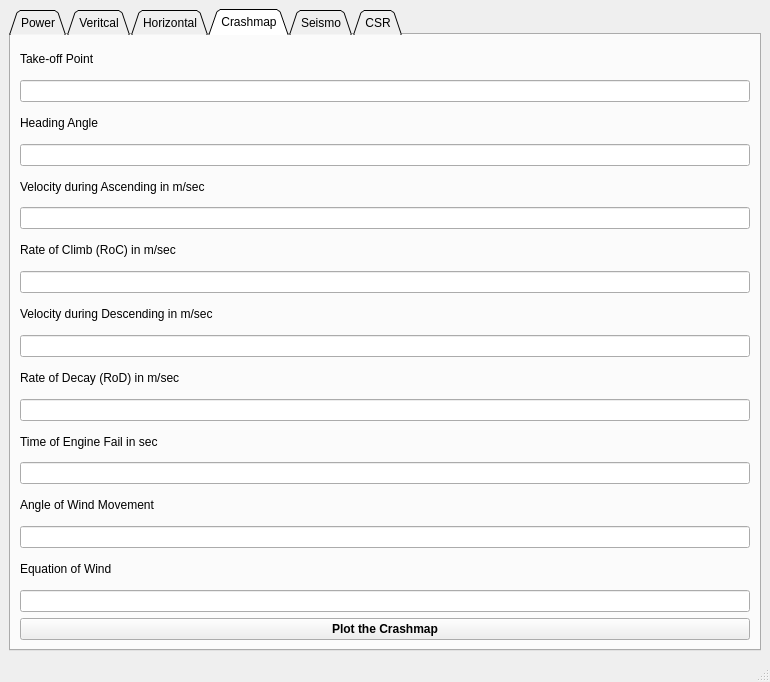
<?xml version="1.0" encoding="UTF-8"?>
<ui version="4.0">
 <class>MainWindow</class>
 <widget class="QMainWindow" name="MainWindow">
  <property name="geometry">
   <rect>
    <x>0</x>
    <y>0</y>
    <width>770</width>
    <height>682</height>
   </rect>
  </property>
  <property name="sizePolicy">
   <sizepolicy hsizetype="Maximum" vsizetype="Preferred">
    <horstretch>0</horstretch>
    <verstretch>0</verstretch>
   </sizepolicy>
  </property>
  <property name="windowTitle">
   <string>PyROV</string>
  </property>
  <widget class="QWidget" name="centralwidget">
   <layout class="QVBoxLayout" name="verticalLayout_6">
    <item>
     <layout class="QVBoxLayout" name="verticalLayout_7">
      <item>
       <widget class="QTabWidget" name="tabWidget">
        <property name="tabShape">
         <enum>QTabWidget::Triangular</enum>
        </property>
        <property name="currentIndex">
         <number>3</number>
        </property>
        <property name="iconSize">
         <size>
          <width>20</width>
          <height>20</height>
         </size>
        </property>
        <widget class="QWidget" name="tab_1">
         <attribute name="title">
          <string>Power</string>
         </attribute>
         <layout class="QVBoxLayout" name="verticalLayout">
          <item>
           <widget class="QLabel" name="label">
            <property name="text">
             <string>No. of Turbines</string>
            </property>
           </widget>
          </item>
          <item>
           <widget class="QLineEdit" name="lineEdit_1"/>
          </item>
          <item>
           <widget class="QLabel" name="label_2">
            <property name="text">
             <string>Density of the Water in kg/m^3</string>
            </property>
           </widget>
          </item>
          <item>
           <widget class="QLineEdit" name="lineEdit_2"/>
          </item>
          <item>
           <widget class="QLabel" name="label_3">
            <property name="text">
             <string>Radius of a Turbine in Metres</string>
            </property>
           </widget>
          </item>
          <item>
           <widget class="QLineEdit" name="lineEdit_3"/>
          </item>
          <item>
           <widget class="QLabel" name="label_4">
            <property name="text">
             <string>Tide Strength in Knots</string>
            </property>
           </widget>
          </item>
          <item>
           <widget class="QLineEdit" name="lineEdit_4"/>
          </item>
          <item>
           <widget class="QLabel" name="label_5">
            <property name="text">
             <string>Efficiency of the Turbines in %</string>
            </property>
           </widget>
          </item>
          <item>
           <widget class="QLineEdit" name="lineEdit_5"/>
          </item>
          <item>
           <widget class="QPushButton" name="pushButton_1">
            <property name="sizePolicy">
             <sizepolicy hsizetype="Minimum" vsizetype="Ignored">
              <horstretch>0</horstretch>
              <verstretch>0</verstretch>
             </sizepolicy>
            </property>
            <property name="font">
             <font>
              <weight>75</weight>
              <bold>true</bold>
             </font>
            </property>
            <property name="text">
             <string>Calculate</string>
            </property>
           </widget>
          </item>
          <item>
           <widget class="QLabel" name="label_6">
            <property name="sizePolicy">
             <sizepolicy hsizetype="Minimum" vsizetype="Minimum">
              <horstretch>0</horstretch>
              <verstretch>0</verstretch>
             </sizepolicy>
            </property>
            <property name="font">
             <font>
              <weight>75</weight>
              <bold>true</bold>
             </font>
            </property>
            <property name="frameShape">
             <enum>QFrame::WinPanel</enum>
            </property>
            <property name="frameShadow">
             <enum>QFrame::Plain</enum>
            </property>
            <property name="text">
             <string>Power = MW</string>
            </property>
            <property name="alignment">
             <set>Qt::AlignCenter</set>
            </property>
           </widget>
          </item>
         </layout>
        </widget>
        <widget class="QWidget" name="tab_3">
         <attribute name="title">
          <string>Veritcal</string>
         </attribute>
         <layout class="QVBoxLayout" name="verticalLayout_3">
          <item>
           <layout class="QVBoxLayout" name="verticalLayout_2">
            <item>
             <widget class="QLabel" name="label_8">
              <property name="text">
               <string>Density of the Water in kg/m^3</string>
              </property>
             </widget>
            </item>
            <item>
             <widget class="QLineEdit" name="lineEdit_6"/>
            </item>
            <item>
             <widget class="QLabel" name="label_9">
              <property name="text">
               <string>Pressure at the Bottom point in Pascal</string>
              </property>
             </widget>
            </item>
            <item>
             <widget class="QLineEdit" name="lineEdit_7"/>
            </item>
            <item>
             <widget class="QLabel" name="label_10">
              <property name="text">
               <string>Pressure at the Top point in Pascal</string>
              </property>
             </widget>
            </item>
            <item>
             <widget class="QLineEdit" name="lineEdit_8"/>
            </item>
            <item>
             <widget class="QPushButton" name="pushButton_2">
              <property name="sizePolicy">
               <sizepolicy hsizetype="Minimum" vsizetype="Minimum">
                <horstretch>0</horstretch>
                <verstretch>0</verstretch>
               </sizepolicy>
              </property>
              <property name="font">
               <font>
                <weight>75</weight>
                <bold>true</bold>
               </font>
              </property>
              <property name="text">
               <string>Calculate</string>
              </property>
             </widget>
            </item>
            <item>
             <widget class="QLabel" name="label_7">
              <property name="font">
               <font>
                <pointsize>8</pointsize>
                <weight>75</weight>
                <bold>true</bold>
               </font>
              </property>
              <property name="frameShape">
               <enum>QFrame::WinPanel</enum>
              </property>
              <property name="text">
               <string>Vertical Distance = Metres</string>
              </property>
              <property name="alignment">
               <set>Qt::AlignCenter</set>
              </property>
             </widget>
            </item>
           </layout>
          </item>
         </layout>
        </widget>
        <widget class="QWidget" name="tab_4">
         <attribute name="title">
          <string>Horizontal</string>
         </attribute>
         <layout class="QVBoxLayout" name="verticalLayout_4">
          <item>
           <widget class="QLabel" name="label_11">
            <property name="sizePolicy">
             <sizepolicy hsizetype="Preferred" vsizetype="Ignored">
              <horstretch>0</horstretch>
              <verstretch>0</verstretch>
             </sizepolicy>
            </property>
            <property name="font">
             <font>
              <weight>75</weight>
              <bold>true</bold>
             </font>
            </property>
            <property name="text">
             <string>Known Object Width</string>
            </property>
            <property name="alignment">
             <set>Qt::AlignCenter</set>
            </property>
           </widget>
          </item>
          <item>
           <widget class="QLineEdit" name="lineEdit_9">
            <property name="sizePolicy">
             <sizepolicy hsizetype="Minimum" vsizetype="Minimum">
              <horstretch>0</horstretch>
              <verstretch>0</verstretch>
             </sizepolicy>
            </property>
           </widget>
          </item>
          <item>
           <widget class="QPushButton" name="pushButton_3">
            <property name="sizePolicy">
             <sizepolicy hsizetype="Minimum" vsizetype="Ignored">
              <horstretch>0</horstretch>
              <verstretch>0</verstretch>
             </sizepolicy>
            </property>
            <property name="font">
             <font>
              <weight>75</weight>
              <bold>true</bold>
             </font>
            </property>
            <property name="layoutDirection">
             <enum>Qt::LeftToRight</enum>
            </property>
            <property name="text">
             <string>Calculate and Graph</string>
            </property>
           </widget>
          </item>
          <item>
           <widget class="QLabel" name="label_12">
            <property name="maximumSize">
             <size>
              <width>16777215</width>
              <height>316</height>
             </size>
            </property>
            <property name="font">
             <font>
              <weight>75</weight>
              <bold>true</bold>
             </font>
            </property>
            <property name="layoutDirection">
             <enum>Qt::LeftToRight</enum>
            </property>
            <property name="frameShape">
             <enum>QFrame::WinPanel</enum>
            </property>
            <property name="text">
             <string>Unknown Object at a Distance = Metres</string>
            </property>
            <property name="alignment">
             <set>Qt::AlignCenter</set>
            </property>
           </widget>
          </item>
         </layout>
        </widget>
        <widget class="QWidget" name="tab_5">
         <attribute name="title">
          <string>Crashmap</string>
         </attribute>
         <layout class="QVBoxLayout" name="verticalLayout_5">
          <item>
           <widget class="QLabel" name="label_15">
            <property name="text">
             <string>Take-off Point</string>
            </property>
           </widget>
          </item>
          <item>
           <widget class="QLineEdit" name="lineEdit_10"/>
          </item>
          <item>
           <widget class="QLabel" name="label_13">
            <property name="text">
             <string>Heading Angle</string>
            </property>
           </widget>
          </item>
          <item>
           <widget class="QLineEdit" name="lineEdit_11"/>
          </item>
          <item>
           <widget class="QLabel" name="label_17">
            <property name="text">
             <string>Velocity during Ascending in m/sec</string>
            </property>
           </widget>
          </item>
          <item>
           <widget class="QLineEdit" name="lineEdit_12"/>
          </item>
          <item>
           <widget class="QLabel" name="label_14">
            <property name="text">
             <string>Rate of Climb (RoC) in m/sec</string>
            </property>
           </widget>
          </item>
          <item>
           <widget class="QLineEdit" name="lineEdit_13"/>
          </item>
          <item>
           <widget class="QLabel" name="label_16">
            <property name="text">
             <string>Velocity during Descending in m/sec</string>
            </property>
           </widget>
          </item>
          <item>
           <widget class="QLineEdit" name="lineEdit_14"/>
          </item>
          <item>
           <widget class="QLabel" name="label_19">
            <property name="text">
             <string>Rate of Decay (RoD) in m/sec</string>
            </property>
           </widget>
          </item>
          <item>
           <widget class="QLineEdit" name="lineEdit_15"/>
          </item>
          <item>
           <widget class="QLabel" name="label_18">
            <property name="text">
             <string>Time of Engine Fail in sec</string>
            </property>
           </widget>
          </item>
          <item>
           <widget class="QLineEdit" name="lineEdit_16"/>
          </item>
          <item>
           <widget class="QLabel" name="label_20">
            <property name="text">
             <string>Angle of Wind Movement</string>
            </property>
           </widget>
          </item>
          <item>
           <widget class="QLineEdit" name="lineEdit_17"/>
          </item>
          <item>
           <widget class="QLabel" name="label_21">
            <property name="text">
             <string>Equation of Wind</string>
            </property>
           </widget>
          </item>
          <item>
           <widget class="QLineEdit" name="lineEdit_18"/>
          </item>
          <item>
           <widget class="QPushButton" name="pushButton">
            <property name="font">
             <font>
              <weight>75</weight>
              <bold>true</bold>
             </font>
            </property>
            <property name="text">
             <string>Plot the Crashmap</string>
            </property>
           </widget>
          </item>
         </layout>
        </widget>
        <widget class="QWidget" name="tab_2">
         <attribute name="title">
          <string>Seismo</string>
         </attribute>
         <widget class="QPushButton" name="pushButton_4">
          <property name="geometry">
           <rect>
            <x>10</x>
            <y>500</y>
            <width>721</width>
            <height>81</height>
           </rect>
          </property>
          <property name="sizePolicy">
           <sizepolicy hsizetype="Minimum" vsizetype="Ignored">
            <horstretch>0</horstretch>
            <verstretch>0</verstretch>
           </sizepolicy>
          </property>
          <property name="font">
           <font>
            <weight>75</weight>
            <bold>true</bold>
           </font>
          </property>
          <property name="layoutDirection">
           <enum>Qt::LeftToRight</enum>
          </property>
          <property name="text">
           <string>Calculate and Graph</string>
          </property>
         </widget>
         <widget class="QLineEdit" name="lineEdit_19">
          <property name="geometry">
           <rect>
            <x>10</x>
            <y>10</y>
            <width>361</width>
            <height>22</height>
           </rect>
          </property>
         </widget>
         <widget class="QLineEdit" name="lineEdit_20">
          <property name="geometry">
           <rect>
            <x>380</x>
            <y>10</y>
            <width>351</width>
            <height>22</height>
           </rect>
          </property>
         </widget>
         <widget class="QLineEdit" name="lineEdit_21">
          <property name="geometry">
           <rect>
            <x>10</x>
            <y>40</y>
            <width>361</width>
            <height>22</height>
           </rect>
          </property>
         </widget>
         <widget class="QLineEdit" name="lineEdit_22">
          <property name="geometry">
           <rect>
            <x>380</x>
            <y>40</y>
            <width>351</width>
            <height>22</height>
           </rect>
          </property>
         </widget>
         <widget class="QLineEdit" name="lineEdit_23">
          <property name="geometry">
           <rect>
            <x>10</x>
            <y>70</y>
            <width>361</width>
            <height>22</height>
           </rect>
          </property>
         </widget>
         <widget class="QLineEdit" name="lineEdit_24">
          <property name="geometry">
           <rect>
            <x>380</x>
            <y>70</y>
            <width>351</width>
            <height>22</height>
           </rect>
          </property>
         </widget>
         <widget class="QLineEdit" name="lineEdit_26">
          <property name="geometry">
           <rect>
            <x>380</x>
            <y>100</y>
            <width>351</width>
            <height>22</height>
           </rect>
          </property>
         </widget>
         <widget class="QLineEdit" name="lineEdit_25">
          <property name="geometry">
           <rect>
            <x>10</x>
            <y>100</y>
            <width>361</width>
            <height>22</height>
           </rect>
          </property>
         </widget>
         <widget class="QLineEdit" name="lineEdit_27">
          <property name="geometry">
           <rect>
            <x>10</x>
            <y>130</y>
            <width>361</width>
            <height>22</height>
           </rect>
          </property>
         </widget>
         <widget class="QLineEdit" name="lineEdit_28">
          <property name="geometry">
           <rect>
            <x>380</x>
            <y>130</y>
            <width>351</width>
            <height>22</height>
           </rect>
          </property>
         </widget>
         <widget class="QLineEdit" name="lineEdit_29">
          <property name="geometry">
           <rect>
            <x>10</x>
            <y>160</y>
            <width>361</width>
            <height>22</height>
           </rect>
          </property>
         </widget>
         <widget class="QLineEdit" name="lineEdit_30">
          <property name="geometry">
           <rect>
            <x>380</x>
            <y>160</y>
            <width>351</width>
            <height>22</height>
           </rect>
          </property>
         </widget>
         <widget class="QLineEdit" name="lineEdit_32">
          <property name="geometry">
           <rect>
            <x>380</x>
            <y>190</y>
            <width>351</width>
            <height>22</height>
           </rect>
          </property>
         </widget>
         <widget class="QLineEdit" name="lineEdit_31">
          <property name="geometry">
           <rect>
            <x>10</x>
            <y>190</y>
            <width>361</width>
            <height>22</height>
           </rect>
          </property>
         </widget>
         <widget class="QLineEdit" name="lineEdit_34">
          <property name="geometry">
           <rect>
            <x>380</x>
            <y>220</y>
            <width>351</width>
            <height>22</height>
           </rect>
          </property>
         </widget>
         <widget class="QLineEdit" name="lineEdit_33">
          <property name="geometry">
           <rect>
            <x>10</x>
            <y>220</y>
            <width>361</width>
            <height>22</height>
           </rect>
          </property>
         </widget>
         <widget class="QLineEdit" name="lineEdit_35">
          <property name="geometry">
           <rect>
            <x>10</x>
            <y>250</y>
            <width>361</width>
            <height>22</height>
           </rect>
          </property>
         </widget>
         <widget class="QLineEdit" name="lineEdit_36">
          <property name="geometry">
           <rect>
            <x>380</x>
            <y>250</y>
            <width>351</width>
            <height>22</height>
           </rect>
          </property>
         </widget>
         <widget class="QLineEdit" name="lineEdit_37">
          <property name="geometry">
           <rect>
            <x>10</x>
            <y>280</y>
            <width>361</width>
            <height>22</height>
           </rect>
          </property>
         </widget>
         <widget class="QLineEdit" name="lineEdit_38">
          <property name="geometry">
           <rect>
            <x>380</x>
            <y>280</y>
            <width>351</width>
            <height>22</height>
           </rect>
          </property>
         </widget>
         <widget class="QLineEdit" name="lineEdit_39">
          <property name="geometry">
           <rect>
            <x>10</x>
            <y>310</y>
            <width>361</width>
            <height>22</height>
           </rect>
          </property>
         </widget>
         <widget class="QLineEdit" name="lineEdit_40">
          <property name="geometry">
           <rect>
            <x>380</x>
            <y>310</y>
            <width>351</width>
            <height>22</height>
           </rect>
          </property>
         </widget>
         <widget class="QLineEdit" name="lineEdit_41">
          <property name="geometry">
           <rect>
            <x>10</x>
            <y>340</y>
            <width>361</width>
            <height>22</height>
           </rect>
          </property>
         </widget>
         <widget class="QLineEdit" name="lineEdit_42">
          <property name="geometry">
           <rect>
            <x>380</x>
            <y>340</y>
            <width>351</width>
            <height>22</height>
           </rect>
          </property>
         </widget>
         <widget class="QLineEdit" name="lineEdit_43">
          <property name="geometry">
           <rect>
            <x>10</x>
            <y>370</y>
            <width>361</width>
            <height>22</height>
           </rect>
          </property>
         </widget>
         <widget class="QLineEdit" name="lineEdit_44">
          <property name="geometry">
           <rect>
            <x>380</x>
            <y>370</y>
            <width>351</width>
            <height>22</height>
           </rect>
          </property>
         </widget>
         <widget class="QLineEdit" name="lineEdit_45">
          <property name="geometry">
           <rect>
            <x>10</x>
            <y>400</y>
            <width>361</width>
            <height>22</height>
           </rect>
          </property>
         </widget>
         <widget class="QLineEdit" name="lineEdit_46">
          <property name="geometry">
           <rect>
            <x>380</x>
            <y>400</y>
            <width>351</width>
            <height>22</height>
           </rect>
          </property>
         </widget>
         <widget class="QLineEdit" name="lineEdit_47">
          <property name="geometry">
           <rect>
            <x>10</x>
            <y>430</y>
            <width>361</width>
            <height>22</height>
           </rect>
          </property>
         </widget>
         <widget class="QLineEdit" name="lineEdit_48">
          <property name="geometry">
           <rect>
            <x>380</x>
            <y>430</y>
            <width>351</width>
            <height>22</height>
           </rect>
          </property>
         </widget>
         <widget class="QLineEdit" name="lineEdit_49">
          <property name="geometry">
           <rect>
            <x>10</x>
            <y>460</y>
            <width>361</width>
            <height>22</height>
           </rect>
          </property>
         </widget>
         <widget class="QLineEdit" name="lineEdit_50">
          <property name="geometry">
           <rect>
            <x>380</x>
            <y>460</y>
            <width>351</width>
            <height>22</height>
           </rect>
          </property>
         </widget>
        </widget>
        <widget class="QWidget" name="tab_6">
         <attribute name="title">
          <string>CSR</string>
         </attribute>
         <layout class="QVBoxLayout" name="verticalLayout_9">
          <item>
           <widget class="QPushButton" name="pushButton_5">
            <property name="sizePolicy">
             <sizepolicy hsizetype="Minimum" vsizetype="Ignored">
              <horstretch>0</horstretch>
              <verstretch>0</verstretch>
             </sizepolicy>
            </property>
            <property name="font">
             <font>
              <weight>75</weight>
              <bold>true</bold>
             </font>
            </property>
            <property name="layoutDirection">
             <enum>Qt::LeftToRight</enum>
            </property>
            <property name="text">
             <string>Scan Image</string>
            </property>
           </widget>
          </item>
         </layout>
        </widget>
       </widget>
      </item>
     </layout>
    </item>
   </layout>
  </widget>
  <widget class="QMenuBar" name="menubar">
   <property name="geometry">
    <rect>
     <x>0</x>
     <y>0</y>
     <width>770</width>
     <height>26</height>
    </rect>
   </property>
  </widget>
  <widget class="QStatusBar" name="statusbar"/>
 </widget>
 <resources/>
 <connections/>
</ui>
